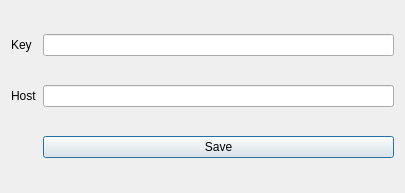
<?xml version="1.0" encoding="UTF-8"?>
<ui version="4.0">
 <class>PluginMapotempoDialogBase</class>
 <widget class="QDialog" name="PluginMapotempoDialogBase">
  <property name="geometry">
   <rect>
    <x>0</x>
    <y>0</y>
    <width>405</width>
    <height>193</height>
   </rect>
  </property>
  <property name="windowTitle">
   <string>Plugin Mapotempo</string>
  </property>
  <layout class="QGridLayout" name="gridLayout">
   <item row="0" column="0">
    <widget class="QLabel" name="label">
     <property name="text">
      <string>Key</string>
     </property>
    </widget>
   </item>
   <item row="0" column="1">
    <widget class="QLineEdit" name="lineEdit"/>
   </item>
   <item row="1" column="0">
    <widget class="QLabel" name="label_2">
     <property name="text">
      <string>Host</string>
     </property>
    </widget>
   </item>
   <item row="1" column="1">
    <widget class="QLineEdit" name="lineEdit_2"/>
   </item>
   <item row="2" column="1">
    <widget class="QPushButton" name="pushButton">
     <property name="text">
      <string>Save</string>
     </property>
    </widget>
   </item>
  </layout>
  <zorder>label</zorder>
  <zorder>lineEdit</zorder>
  <zorder>lineEdit_2</zorder>
  <zorder>label_2</zorder>
  <zorder>pushButton</zorder>
 </widget>
 <resources/>
 <connections/>
</ui>
